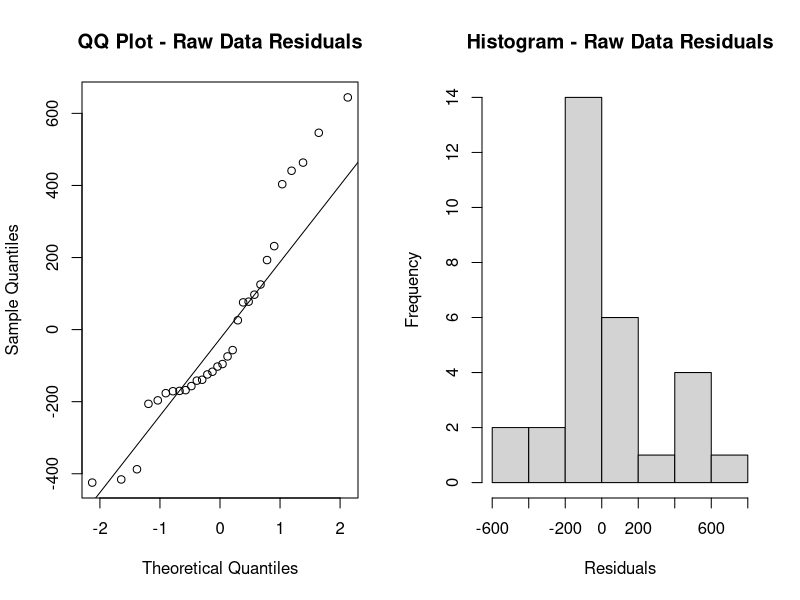
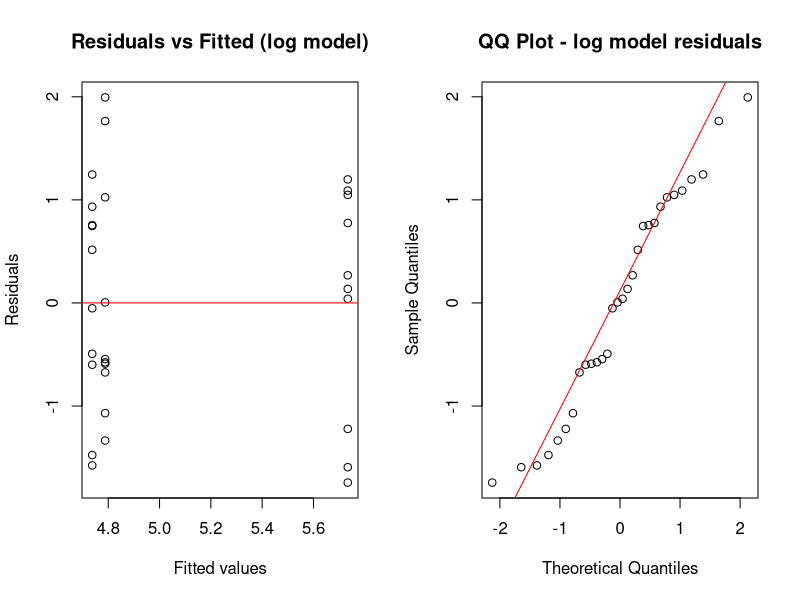
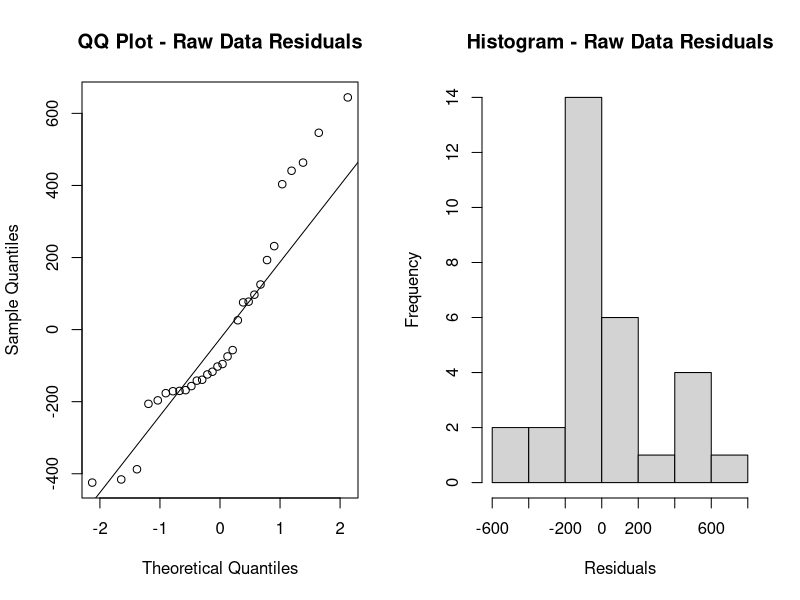
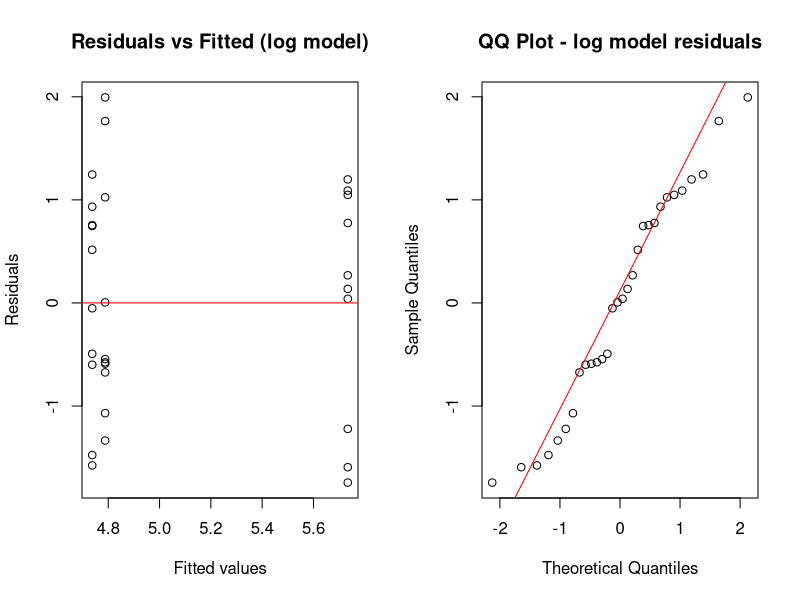

Here is the R script that generated these plots, in order:
means  <- c(Public = 53.4, Private = 70.8, Church = 56.1)
vars   <- c(Public = 72.8, Private = 48.2, Church = 60.3)
n      <- 5

# (b)
grand_mean <- mean(means)   # 60.1
grand_mean
SS_trt <- n * sum((means - grand_mean)^2)  # 876.9
SS_trt
SS_E <- sum((n-1)*vars)     # 725.2
SS_E
df_trt <- 2
df_E   <- 12
MS_trt <- SS_trt / df_trt
MS_E   <- SS_E   / df_E
F_stat <- MS_trt / MS_E    # ~7.259
p_val  <- 1 - pf(F_stat, df_trt, df_E)
p_val

# (c)
sigma_hat <- sqrt(MS_E)  # ~7.77
sigma_hat

# (d)
SE_diff <- sqrt(2 * MS_E / n)   # ~4.916
SE_diff
diffs <- c(Priv_Pub = means["Private"] - means["Public"],
           Ch_Pub   = means["Church"]  - means["Public"],
           Ch_Priv  = means["Church"]  - means["Private"])
diffs
qtukey(0.95, nmeans = 3, df = 12)  # ~3.77
qcrit <- qtukey(0.95, 3, 12)
HSD   <- qcrit * sqrt(MS_E / n)   # ~13.1
Fcrit  <- qf(0.95, df1 = 2, df2 = 12)   # ~3.89
k_S    <- (3 - 1) * Fcrit               # ~7.78
T2 <- (diffs^2) / (SE_diff^2)
T2  # check which exceed k_S


# (e)


# (f)



# Question 2
## Given summary information
means_P2 <- c(G1 = 72.3, G2 = 79.5, G3 = 65.8)
n_P2     <- 6              # per group
a_P2     <- 3
N_P2     <- a_P2 * n_P2    # 18

overall_var <- 84.03       # variance of all 18 scores
MS_E_P2     <- 57.84       # given error variance estimate

## (a) ANOVA table quantities
grand_mean_P2 <- mean(means_P2)
grand_mean_P2

# Total SS = overall variance * (N - 1)
SS_T_P2 <- overall_var * (N_P2 - 1)
SS_T_P2

# Treatment SS = n * sum( (group mean - grand mean)^2 )
SS_trt_P2 <- n_P2 * sum( (means_P2 - grand_mean_P2)^2 )
SS_trt_P2

# Error SS = Total SS - Treatment SS (should be close to MS_E * (N - a))
SS_E_P2_alt <- SS_T_P2 - SS_trt_P2
SS_E_P2_alt

# Or directly from MS_E: SSE = MS_E * df_E
df_trt_P2 <- a_P2 - 1
df_E_P2   <- N_P2 - a_P2
SSE_from_MS <- MS_E_P2 * df_E_P2
SSE_from_MS

# Use the given MS_E and its implied SSE for the ANOVA table
SS_E_P2 <- SSE_from_MS
SS_E_P2

# Recompute SST using that SSE (for a fully self-consistent ANOVA)
SS_T_P2_consistent <- SS_trt_P2 + SS_E_P2
SS_T_P2_consistent

# Mean squares and F
MS_trt_P2 <- SS_trt_P2 / df_trt_P2
MS_trt_P2

F_stat_P2 <- MS_trt_P2 / MS_E_P2
F_stat_P2

p_val_P2 <- 1 - pf(F_stat_P2, df_trt_P2, df_E_P2)
p_val_P2

## (c) & (d): contrasts vs control (group 2)

# Standard error for difference of a single treatment mean vs control (same n)
SE_diff_P2 <- sqrt(2 * MS_E_P2 / n_P2)
SE_diff_P2

# Individual differences relative to control (group 2)
diffs_vs_control <- c(
  G1_minus_G2 = means_P2["G1"] - means_P2["G2"],
  G3_minus_G2 = means_P2["G3"] - means_P2["G2"]
)
diffs_vs_control

t_stats_vs_control <- diffs_vs_control / SE_diff_P2
t_stats_vs_control

# (d) Average treatment (groups 1 and 3) vs control (group 2)
# Contrast: C = 0.5 * mu1 + 0.5 * mu3 - mu2
C_hat <- 0.5 * means_P2["G1"] + 0.5 * means_P2["G3"] - means_P2["G2"]
C_hat

# SE of that contrast:
# var(C_hat) = MS_E * (0.5^2/n + 0.5^2/n + 1^2/n) = MS_E * (0.25 + 0.25 + 1)/n = MS_E * 1.5 / n
SE_C <- sqrt(MS_E_P2 * 1.5 / n_P2)
SE_C

t_C <- C_hat / SE_C
t_C

# Bonferroni adjustment: total K = 10 post-hoc tests, alpha = 0.05
alpha <- 0.05
K     <- 10
alpha_star <- alpha / K
alpha_star

# two-sided test, so use alpha_star/2
t_crit_Bonf <- qt(1 - alpha_star/2, df = df_E_P2)
t_crit_Bonf






# Question 3
## Load data
dat <- read.csv("Stats 490/Exam1/Mid1Prob3.csv")
str(dat)
head(dat)

# Make sure Treatment is a factor
dat$Treatment <- factor(dat$Treatment)

# Quick summary by treatment
library(dplyr)
group_stats <- dat %>%
  group_by(Treatment) %>%
  summarise(
    n   = n(),
    mean = mean(Gene.Expression),
    sd   = sd(Gene.Expression)
  )
group_stats

########################################################
## (a) ANOVA on raw data: do treatment means differ?
########################################################

fit_raw <- aov(Gene.Expression ~ Treatment, data = dat)
summary(fit_raw)

# Extract F and p-value explicitly if you like
anova_raw <- summary(fit_raw)[[1]]
anova_raw

########################################################
## (b) Normality check for raw residuals
########################################################

res_raw <- residuals(fit_raw)

# QQ-plot and histogram
par(mfrow = c(1, 2))
qqnorm(res_raw, main = "QQ Plot - Raw Data Residuals")
qqline(res_raw)
hist(res_raw, main = "Histogram - Raw Data Residuals",
     xlab = "Residuals")

# Shapiro-Wilk normality test
shapiro_raw <- shapiro.test(res_raw)
shapiro_raw

# Reset plotting
par(mfrow = c(1, 1))

########################################################
## (c) Log transform and ANOVA on log data
########################################################

# Create log-transformed response
dat$logGE <- log(dat$Gene.Expression)

# Check group stats on log scale
group_stats_log <- dat %>%
  group_by(Treatment) %>%
  summarise(
    n    = n(),
    mean = mean(logGE),
    sd   = sd(logGE)
  )
group_stats_log

# ANOVA on log-transformed data
fit_log <- aov(logGE ~ Treatment, data = dat)
summary(fit_log)

anova_log <- summary(fit_log)[[1]]
anova_log

########################################################
## (d) Residual diagnostics for transformed model
########################################################

res_log <- residuals(fit_log)
fitted_log <- fitted(fit_log)

# Residual vs fitted and QQ plot
par(mfrow = c(1, 2))
plot(fitted_log, res_log,
     main = "Residuals vs Fitted (log model)",
     xlab = "Fitted values", ylab = "Residuals")
abline(h = 0, col = "red")

qqnorm(res_log, main = "QQ Plot - log model residuals")
qqline(res_log, col = "red")

par(mfrow = c(1, 1))

# Shapiro-Wilk on log residuals
shapiro_log <- shapiro.test(res_log)
shapiro_log




#

























########################
# Problem 1
########################

# 1(a–d): One-way ANOVA from summary stats
means  <- c(Public = 53.4, Private = 70.8, Church = 56.1)
vars   <- c(Public = 72.8, Private = 48.2, Church = 60.3)
n      <- 5

grand_mean <- mean(means)
grand_mean

SS_trt <- n * sum((means - grand_mean)^2)
SS_trt

SS_E <- sum((n - 1) * vars)
SS_E

df_trt <- 2
df_E   <- 12

MS_trt <- SS_trt / df_trt
MS_E   <- SS_E   / df_E

F_stat <- MS_trt / MS_E
F_stat

p_val  <- 1 - pf(F_stat, df_trt, df_E)
p_val

# 1(c): error SD
sigma_hat <- sqrt(MS_E)
sigma_hat

# 1(d): pairwise differences, Tukey HSD and Scheffé
SE_diff <- sqrt(2 * MS_E / n)
SE_diff

diffs <- c(
  Priv_Pub = means["Private"] - means["Public"],
  Ch_Pub   = means["Church"]  - means["Public"],
  Ch_Priv  = means["Church"]  - means["Private"]
)
diffs

qcrit <- qtukey(0.95, nmeans = 3, df = df_E)
qcrit

HSD   <- qcrit * sqrt(MS_E / n)
HSD

Fcrit <- qf(0.95, df1 = df_trt, df2 = df_E)
Fcrit

k_S   <- (3 - 1) * Fcrit
k_S

T2 <- (diffs^2) / (SE_diff^2)
T2


########################
# Problem 2
########################

# 2(a): One-way ANOVA from summary stats
means_P2 <- c(G1 = 72.3, G2 = 79.5, G3 = 65.8)
n_P2     <- 6
a_P2     <- 3
N_P2     <- a_P2 * n_P2

overall_var <- 84.03
MS_E_P2     <- 57.84

grand_mean_P2 <- mean(means_P2)
grand_mean_P2

SS_T_P2 <- overall_var * (N_P2 - 1)
SS_T_P2

SS_trt_P2 <- n_P2 * sum((means_P2 - grand_mean_P2)^2)
SS_trt_P2

SS_E_P2_alt <- SS_T_P2 - SS_trt_P2
SS_E_P2_alt

df_trt_P2 <- a_P2 - 1
df_E_P2   <- N_P2 - a_P2

SSE_from_MS <- MS_E_P2 * df_E_P2
SSE_from_MS

SS_E_P2 <- SSE_from_MS
SS_E_P2

SS_T_P2_consistent <- SS_trt_P2 + SS_E_P2
SS_T_P2_consistent

MS_trt_P2 <- SS_trt_P2 / df_trt_P2
MS_trt_P2

F_stat_P2 <- MS_trt_P2 / MS_E_P2
F_stat_P2

p_val_P2 <- 1 - pf(F_stat_P2, df_trt_P2, df_E_P2)
p_val_P2

# 2(c): pairwise differences vs control (group 2)
SE_diff_P2 <- sqrt(2 * MS_E_P2 / n_P2)
SE_diff_P2

diffs_vs_control <- c(
  G1_minus_G2 = means_P2["G1"] - means_P2["G2"],
  G3_minus_G2 = means_P2["G3"] - means_P2["G2"]
)
diffs_vs_control

t_stats_vs_control <- diffs_vs_control / SE_diff_P2
t_stats_vs_control

# 2(d): contrast = average of groups 1 and 3 vs control
C_hat <- 0.5 * means_P2["G1"] + 0.5 * means_P2["G3"] - means_P2["G2"]
C_hat

SE_C <- sqrt(MS_E_P2 * 1.5 / n_P2)
SE_C

t_C <- C_hat / SE_C
t_C

alpha      <- 0.05
K          <- 10
alpha_star <- alpha / K
alpha_star

t_crit_Bonf <- qt(1 - alpha_star / 2, df = df_E_P2)
t_crit_Bonf


########################
# Problem 3
########################

# 3(a): One-way ANOVA on raw gene expression
dat <- read.csv("Stats 490/Exam1/Mid1Prob3.csv")

str(dat)
head(dat)

dat$Treatment <- factor(dat$Treatment)

library(dplyr)

group_stats <- dat %>%
  group_by(Treatment) %>%
  summarise(
    n    = n(),
    mean = mean(Gene.Expression),
    sd   = sd(Gene.Expression)
  )
group_stats

fit_raw <- aov(Gene.Expression ~ Treatment, data = dat)
summary(fit_raw)

anova_raw <- summary(fit_raw)[[1]]
anova_raw

# 3(b): normality check for raw residuals
res_raw <- residuals(fit_raw)

par(mfrow = c(1, 2))
qqnorm(res_raw, main = "QQ Plot - Raw Data Residuals")
qqline(res_raw)
hist(res_raw, main = "Histogram - Raw Data Residuals",
     xlab = "Residuals")
par(mfrow = c(1, 1))

shapiro_raw <- shapiro.test(res_raw)
shapiro_raw

# 3(c): log transform and ANOVA
dat$logGE <- log(dat$Gene.Expression)

group_stats_log <- dat %>%
  group_by(Treatment) %>%
  summarise(
    n    = n(),
    mean = mean(logGE),
    sd   = sd(logGE)
  )
group_stats_log

fit_log <- aov(logGE ~ Treatment, data = dat)
summary(fit_log)

anova_log <- summary(fit_log)[[1]]
anova_log

# 3(d): residual diagnostics for log model
res_log    <- residuals(fit_log)
fitted_log <- fitted(fit_log)

par(mfrow = c(1, 2))
plot(fitted_log, res_log,
     main = "Residuals vs Fitted (log model)",
     xlab = "Fitted values", ylab = "Residuals")
abline(h = 0, col = "red")

qqnorm(res_log, main = "QQ Plot - log model residuals")
qqline(res_log, col = "red")
par(mfrow = c(1, 1))

shapiro_log <- shapiro.test(res_log)
shapiro_log
